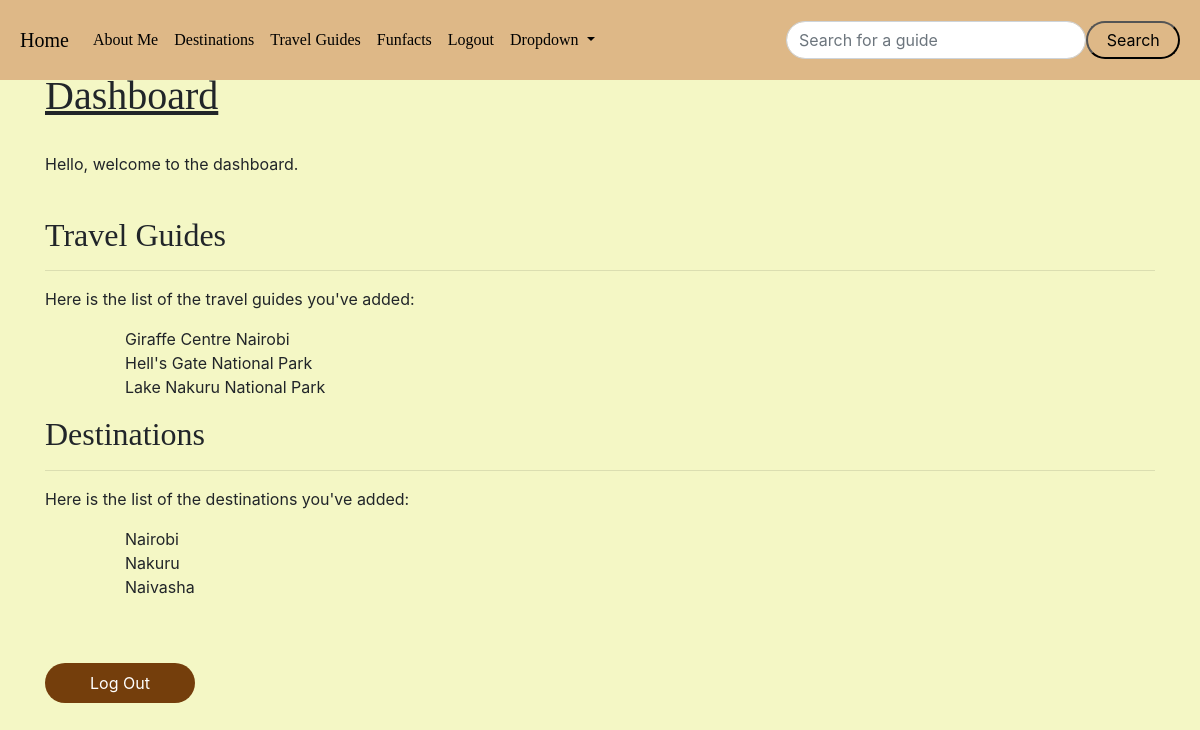
The page /dashboard (signed in) on the database as committed earlier.
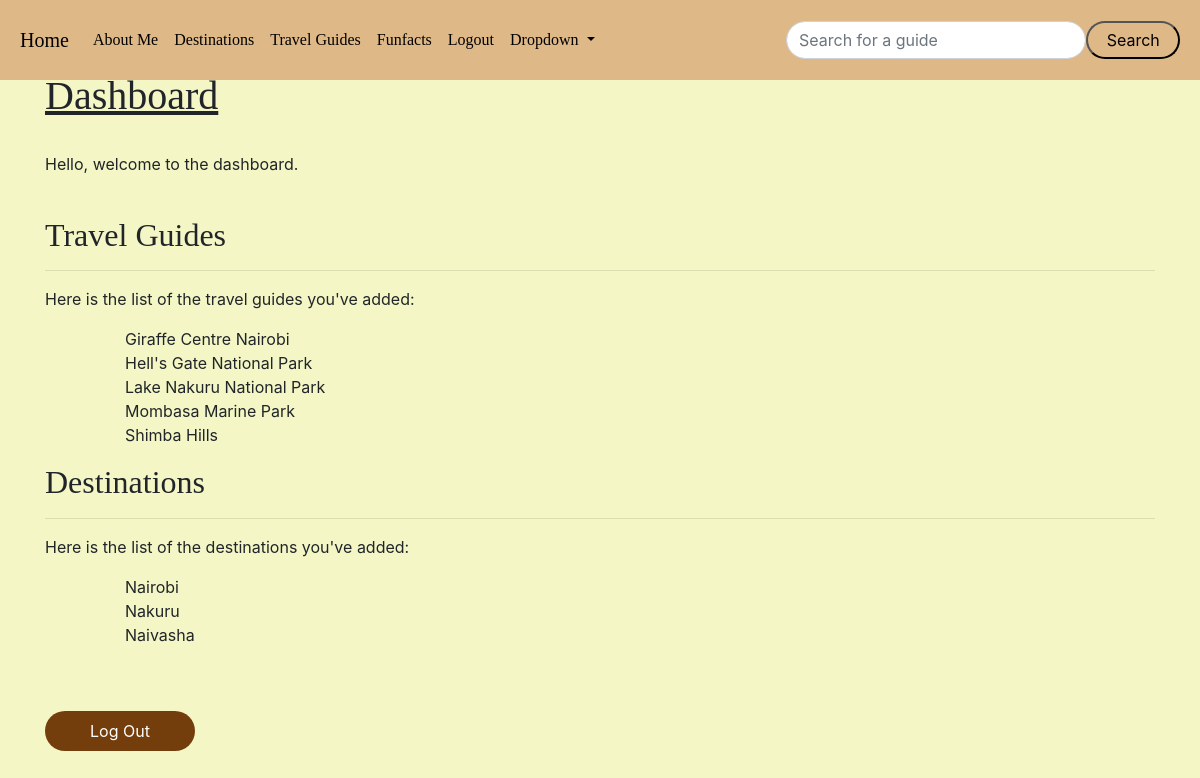
The same page on the database as committed later.
### app.py (models this page shows)
class Posts(db.Model):
    __tablename__ = 'posts'
    id = db.Column(db.Integer, primary_key=True)
    title = db.Column(db.String(200), nullable=False)
    subtitle = db.Column(db.String(200), nullable=False)
    date_posted = db.Column(db.Date, default=date.today)
    content = db.Column(db.Text, nullable=False)
    slug = db.Column(db.String(200), nullable=False)
    latitude = db.Column(db.Float, nullable=False)
    longitude = db.Column(db.Float, nullable=False)

class Destinations(db.Model):
    __tablename__ = 'destinations'
    id = db.Column(db.Integer, primary_key=True)
    title = db.Column(db.String(200), nullable=False)
    date_posted = db.Column(db.Date, default=date.today)
    content = db.Column(db.Text, nullable=False)

### app.py (the view)
@app.route('/dashboard', methods=['GET', 'POST'])
@login_required
def dashboard():
    guides = Posts.query.order_by(Posts.date_posted).all()
    destinations = Destinations.query.order_by(Destinations.date_posted).all()
    return render_template('dashboard.html', guides=guides, destinations=destinations)

### app.py
class SearchForm(FlaskForm):
    searched = StringField("Searched", validators=[DataRequired()])
    submit = SubmitField("Search")

### app.py (called while the page is built)
@login_manager.user_loader
def load_admin(admin_id):
    return Admin.query.get(int(admin_id))

@app.context_processor
def base():
    form = SearchForm()
    return dict(form=form)

### templates/dashboard.html
{% extends 'base.html' %}
{% block content %}
  <br/><br/><h1 style="font-family: Papyrus; text-decoration: underline;">Dashboard</h1>
  <br/>
  <p>Hello, welcome to the dashboard.</p>
  <br/>
  <div class="lists">
    <div class="travel-guides">
      <h2>Travel Guides</h2>
      <hr>
      <p>Here is the list of the travel guides you've added:</p>
      <ul>
        {% for guide in guides %}
          <ul>{{ guide.title }}</ul>
        {% endfor %}
      </ul>
    </div>
    <div class="destinations">
      <h2>Destinations</h2>
      <hr>
      <p>Here is the list of the destinations you've added:</p>
      <ul>
        {% for destination in destinations %}
          <ul>{{ destination.title }}</ul>
        {% endfor %}
      </ul>
    </div>
  </div>
  <br/><br/>
  <a href="{{ url_for('logout') }}" class="button rounded-pill" style="background: #743e0c; color: #fff; width: 150px; height: 40px; display: flex; align-items: center; justify-content: center;">Log Out</a>
{% endblock %}

### templates/base.html (shortened to what this page needs)
<!doctype html>
<html lang="en">
  <head>
    <link rel="stylesheet" href="https://cdn.jsdelivr.net/npm/bootstrap@4.3.1/dist/css/bootstrap.min.css">
  </head>
  <body>
    {% include 'navbar.html' %}
    <br/>
    <div class="container">
        {% block content %}
        {% endblock %}
    </div>
  </body>
</html>

### templates/navbar.html (shortened to what this page needs)
<!DOCTYPE html>
<html>
<head>
  <link rel="stylesheet" type="text/css" href="/static/styles.css">
</head>
<body>
    <nav class="navbar navbar-expand-lg text-black sticky-navbar" style="background-color: #deb887;">
      <a class="navbar-brand" href="{{ url_for('index') }}" style="font-family: Papyrus; color: black;">Home</a>
      <div class="collapse navbar-collapse" id="navbarSupportedContent">
        <ul class="navbar-nav mr-auto" style="font-family: Papyrus;">
          <li class="nav-item active">
            <a class="nav-link" href="#about" style="color: black;">About Me <span class="sr-only">(current)</span></a>
          </li>
          <li class="nav-item">
            <a class="nav-link" href="{{url_for('destinations')}}" style="color: black">Destinations</a>
          </li>
          <li class="nav-item">
            <a class="nav-link" href="{{url_for('posts')}}" style="color: black;">Travel Guides</a>
          </li>
          <li class="nav-item">
            <a class="nav-link" href="{{url_for('facts')}}" style="color: black;">Funfacts</a>
          </li>
          {% if current_user.is_authenticated %}
          <li class="nav-item">
            <a class="nav-link" href="{{url_for('logout')}}" style="color: black;">Logout</a>
          </li>
          {% endif %}
        {% if current_user.is_authenticated %}
        <li class="nav-item dropdown">
            <a class="nav-link dropdown-toggle" href="#" id="navbarDropdown" role="button" data-toggle="dropdown" aria-haspopup="true" aria-expanded="false" style="color: #000;">
            Dropdown
            </a>
        </li>
        {% endif%}
      </ul>
      <form method="POST" action="{{ url_for('search')}}" class="d-flex">
        <input class="form-control me-2 rounded-pill" type="search" placeholder="Search for a guide" aria-label="Search" name="searched"  >
        <button class="button rounded-pill" type="submit" style="background-color: #deb887; width: 120px;">Search</button>
      </form>
  </nav>
</body>
</html>

### static/styles.css (style rules this page uses)
body, html { margin: 0; padding: 0; }
.container { display: flex; flex-direction: column; height: 100vh; }
.navbar { background-color: #f0f0f0; padding: 20px; }
.container { display: flex; }
h2 { font-family: Papyrus; }
body { background-color: #f4f7c5; }

### templates/navbar.html (style rules this page uses)
.sticky-navbar { position: fixed; top: 0; width: 100%; z-index: 1000; transition: top 0.3s; }

Rows that differ between the two databases and show on the page:
added Posts: title "Mombasa Marine Park"
added Posts: title "Shimba Hills"
